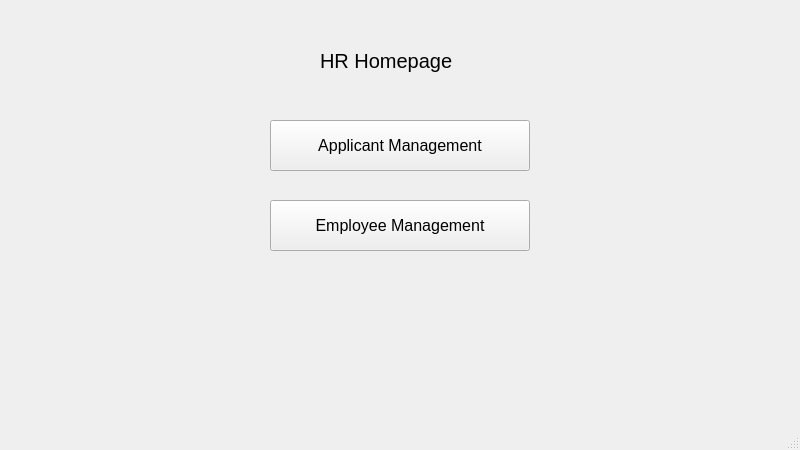
<?xml version="1.0" encoding="UTF-8"?>
<ui version="4.0">
 <class>MainWindow</class>
 <widget class="QMainWindow" name="MainWindow">
  <property name="geometry">
   <rect>
    <x>0</x>
    <y>0</y>
    <width>800</width>
    <height>450</height>
   </rect>
  </property>
  <property name="windowTitle">
   <string>MainWindow</string>
  </property>
  <widget class="QWidget" name="centralwidget">
   <widget class="QLabel" name="label">
    <property name="geometry">
     <rect>
      <x>320</x>
      <y>40</y>
      <width>160</width>
      <height>41</height>
     </rect>
    </property>
    <property name="font">
     <font>
      <pointsize>15</pointsize>
     </font>
    </property>
    <property name="text">
     <string>HR Homepage</string>
    </property>
   </widget>
   <widget class="QPushButton" name="pushButton">
    <property name="geometry">
     <rect>
      <x>270</x>
      <y>120</y>
      <width>260</width>
      <height>51</height>
     </rect>
    </property>
    <property name="font">
     <font>
      <pointsize>12</pointsize>
     </font>
    </property>
    <property name="text">
     <string>Applicant Management</string>
    </property>
   </widget>
   <widget class="QPushButton" name="pushButton_2">
    <property name="geometry">
     <rect>
      <x>270</x>
      <y>200</y>
      <width>260</width>
      <height>51</height>
     </rect>
    </property>
    <property name="font">
     <font>
      <pointsize>12</pointsize>
     </font>
    </property>
    <property name="text">
     <string>Employee Management</string>
    </property>
   </widget>
  </widget>
  <widget class="QMenuBar" name="menubar">
   <property name="geometry">
    <rect>
     <x>0</x>
     <y>0</y>
     <width>800</width>
     <height>26</height>
    </rect>
   </property>
  </widget>
  <widget class="QStatusBar" name="statusbar"/>
 </widget>
 <resources/>
 <connections/>
</ui>
